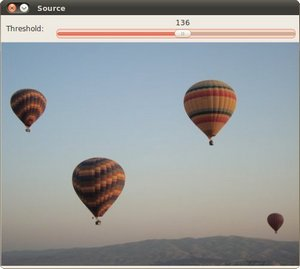
#> input picture flask/src/images/balloons.jpg, 300 x 269 px, found by its file name
$ python circles.py
#> lines starting #> are read from the running program, lines starting #| are printed output that depends on the picture; after the words box and inside, x2 and y2 are one past the last pixel; in counts of white or black regions, pixels touching at a corner belong together
### flask/src/utilities.py
def get_file_path(file_name):
    import os
    import sys
    dir_path = os.path.dirname(sys.argv[0])
    return os.path.join(dir_path, file_name)
    # return file_name

# [7 lines left out: function get_text_from_image_from_file, not called in this run]

### flask/src/circles.py
# https://hub.packtpub.com/opencv-detecting-edges-lines-shapes/
from utilities import get_file_path
from PIL import Image
import math
import cv2
import numpy as np
import pytesseract

balloons = cv2.imread(get_file_path('balloons.jpg'))
#> balloons is the input picture: shape (269, 300, 3); mean B, G, R 157.4, 156.9, 154.1
gray_img = cv2.cvtColor(balloons, cv2.COLOR_BGR2GRAY)
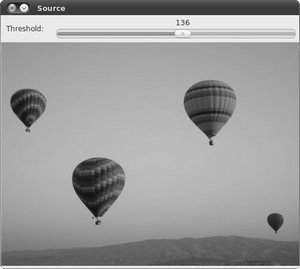
#> gray_img: shape (269, 300); min 9, max 255, mean 156.2
img = cv2.medianBlur(gray_img, 5)
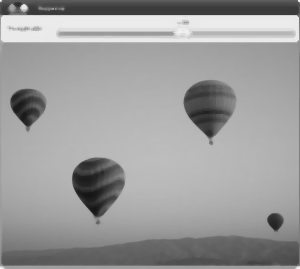
#> img: shape (269, 300); min 19, max 252, mean 155.7
cimg = cv2.cvtColor(img,cv2.COLOR_GRAY2BGR)

circles = cv2.HoughCircles(
    img,cv2.HOUGH_GRADIENT,1,120, param1=100,param2=30,minRadius=0,maxRadius=0)
#> circles = [[209.5, 106.5, 27.1], [93.5, 180.5, 22.4], [275.5, 220.5, 7.8]]

circles = np.uint16(np.around(circles))
#> circles = [[210, 106, 27], [94, 180, 22], [276, 220, 8]]

for i in circles[0,:]:
   # draw the outer circle
   cv2.circle(balloons,(i[0],i[1]),i[2],(0,255,0),2)
   # draw the center of the circle
   cv2.circle(balloons,(i[0],i[1]),2,(0,0,255),3)
#> this loop made 3 passes
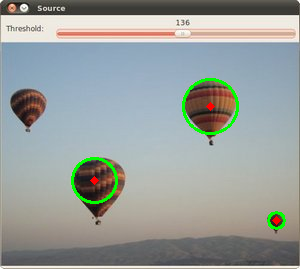
#> balloons: shape (269, 300, 3); 1.51% of pixels changed, all inside (x1, y1, x2, y2) = (71, 78, 286, 230)

cv2.imwrite(get_file_path("balloons_circles.jpg"), balloons)
cv2.imshow("HoughCirlces", balloons)
cv2.waitKey()
cv2.destroyAllWindows()
